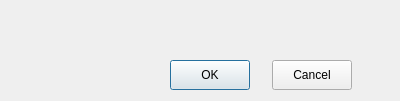
<?xml version="1.0" encoding="UTF-8"?>
<ui version="4.0">
 <class>FillValues</class>
 <widget class="QDialog" name="FillValues">
  <property name="geometry">
   <rect>
    <x>0</x>
    <y>0</y>
    <width>400</width>
    <height>101</height>
   </rect>
  </property>
  <property name="focusPolicy">
   <enum>Qt::NoFocus</enum>
  </property>
  <property name="windowTitle">
   <string>Dialog</string>
  </property>
  <widget class="QPushButton" name="pushButton">
   <property name="geometry">
    <rect>
     <x>170</x>
     <y>60</y>
     <width>80</width>
     <height>30</height>
    </rect>
   </property>
   <property name="sizePolicy">
    <sizepolicy hsizetype="Fixed" vsizetype="Fixed">
     <horstretch>0</horstretch>
     <verstretch>0</verstretch>
    </sizepolicy>
   </property>
   <property name="focusPolicy">
    <enum>Qt::StrongFocus</enum>
   </property>
   <property name="autoFillBackground">
    <bool>false</bool>
   </property>
   <property name="styleSheet">
    <string notr="true"/>
   </property>
   <property name="text">
    <string>OK</string>
   </property>
  </widget>
  <widget class="QPushButton" name="pushButton_2">
   <property name="geometry">
    <rect>
     <x>272</x>
     <y>60</y>
     <width>80</width>
     <height>30</height>
    </rect>
   </property>
   <property name="sizePolicy">
    <sizepolicy hsizetype="Fixed" vsizetype="Fixed">
     <horstretch>0</horstretch>
     <verstretch>0</verstretch>
    </sizepolicy>
   </property>
   <property name="text">
    <string>Cancel</string>
   </property>
  </widget>
 </widget>
 <resources/>
 <connections>
  <connection>
   <sender>pushButton_2</sender>
   <signal>clicked()</signal>
   <receiver>FillValues</receiver>
   <slot>close()</slot>
   <hints>
    <hint type="sourcelabel">
     <x>240</x>
     <y>266</y>
    </hint>
    <hint type="destinationlabel">
     <x>200</x>
     <y>287</y>
    </hint>
   </hints>
  </connection>
 </connections>
</ui>
